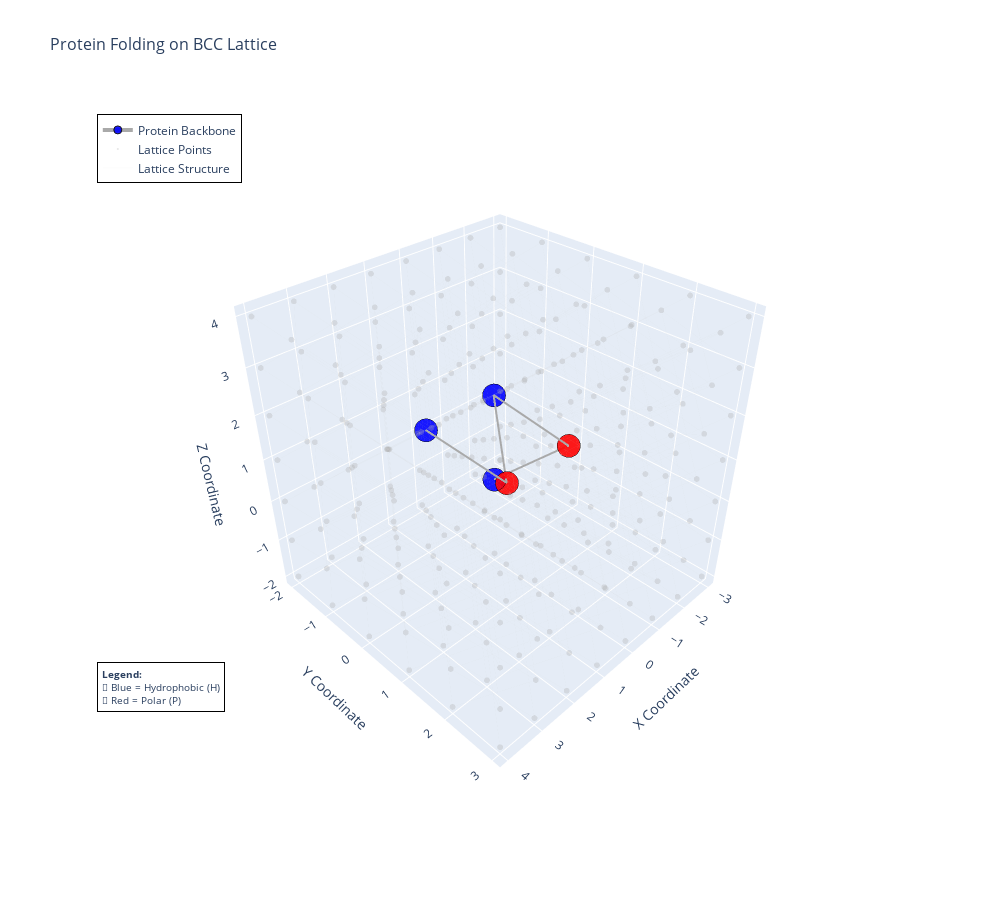

Notebook code for this chart:
### Code cell
fig = visualize_protein_fold(
    coords=best_valid_coords,
    sequence=sequence,
    hp_sequence=hp_sequence,
    lattice_name=lattice_name,
    neighbors=neighbors
)
fig.show()

### Figure 1 — Plotly figure (JSON) as saved in the notebook; plotly's stock layout.template omitted (floating-point values rounded to 4 significant figures; data arrays with more than 128 entries replaced by an {"elided": "..."} marker saying what was removed)
{"data": [{"hovertemplate": "<b>%{text}</b><br>Pos: (%{x}, %{y}, %{z})<extra></extra>", "line": {"color": "darkgray", "width": 4}, "marker": {"color": ["blue", "red", "blue", "red", "blue"], "line": {"color": "black", "width": 1}, "opacity": 0.9, "size": 8}, "mode": "markers+lines", "name": "Protein Backbone", "text": ["Res 0: A (H)", "Res 1: S (P)", "Res 2: V (H)", "Res 3: K (P)", "Res 4: F (H)"], "type": "scatter3d", "x": [0, -1, 0, 1, 2], "y": [0, 1, 0, 1, 0], "z": [0, 1, 2, 1, 2]}, {"hoverinfo": "skip", "marker": {"color": "darkgray", "opacity": 0.3, "size": 2}, "mode": "markers", "name": "Lattice Points", "type": "scatter3d", "x": {"elided": "331 int values"}, "y": {"elided": "331 int values"}, "z": {"elided": "331 int values"}}, {"hoverinfo": "skip", "line": {"color": "lightgray", "width": 0.5}, "mode": "lines", "name": "Lattice Structure", "opacity": 0.15, "type": "scatter3d", "x": {"elided": "2415 int values"}, "y": {"elided": "2415 int values"}, "z": {"elided": "2415 int values"}}], "layout": {"annotations": [{"align": "left", "bgcolor": "rgba(255, 255, 255, 0.9)", "bordercolor": "black", "borderpad": 4, "borderwidth": 1, "font": {"size": 10}, "showarrow": false, "text": "<b>Legend:</b><br>🔵 Blue = Hydrophobic (H)<br>🔴 Red = Polar (P)", "x": 0.02, "xref": "paper", "y": 0.15, "yref": "paper"}], "height": 900, "hovermode": "closest", "legend": {"bgcolor": "rgba(255, 255, 255, 0.8)", "bordercolor": "black", "borderwidth": 1, "x": 0.02, "y": 0.98}, "scene": {"aspectmode": "cube", "camera": {"eye": {"x": 1.5, "y": 1.5, "z": 1.5}}, "xaxis": {"title": {"text": "X Coordinate"}}, "yaxis": {"title": {"text": "Y Coordinate"}}, "zaxis": {"title": {"text": "Z Coordinate"}}}, "showlegend": true, "title": {"font": {"size": 16}, "text": "Protein Folding on BCC Lattice"}, "width": 1000}}
